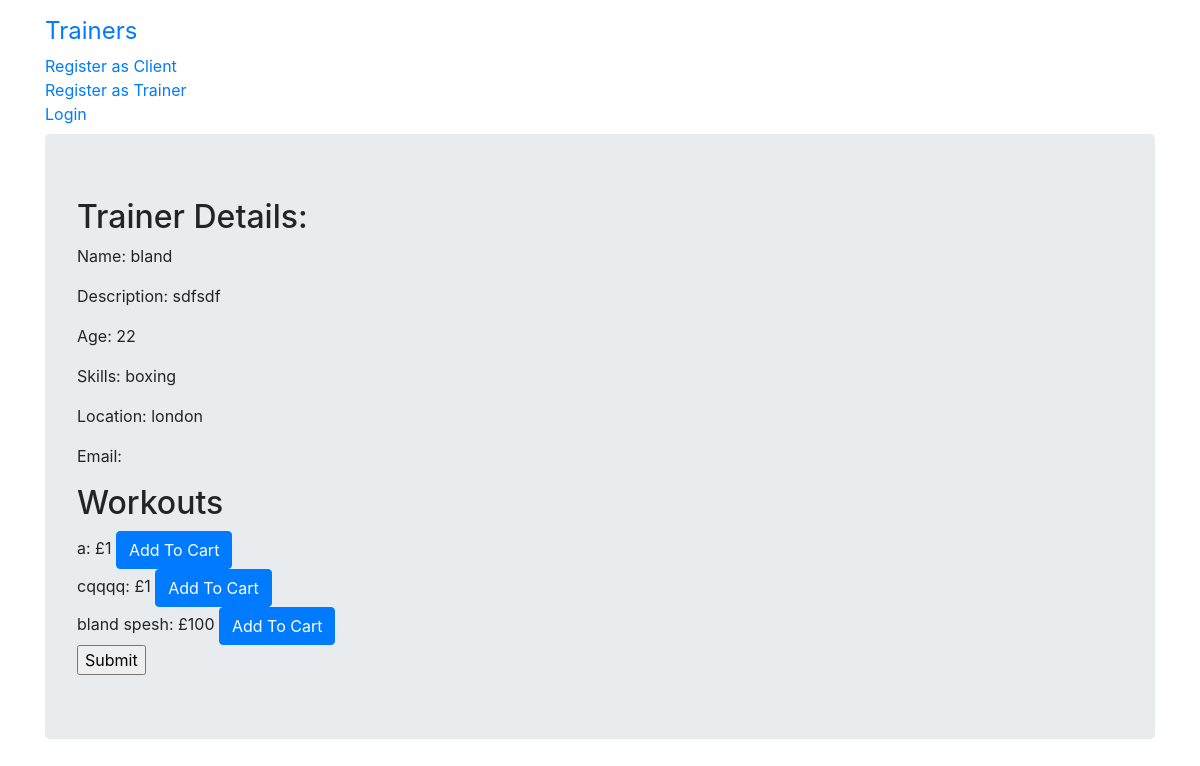
The app's page /trainers/9/ with its own data.
### gym/models.py (models this page shows, shortened)
class TrainerProfile(models.Model):
    user = models.OneToOneField(User,on_delete=models.CASCADE,primary_key=True)
    name = models.CharField(max_length=100,null=True)
    description = models.TextField()
    age = models.PositiveIntegerField(null=True)
    gender = models.CharField(max_length=30,null=True)
    location = models.CharField(max_length=30,null=True)
    skills = models.CharField(max_length=30,null=True)
    profile_img = models.ImageField(upload_to='profile_image', blank=True)

class User(AbstractUser):
    is_trainer = models.BooleanField(default=False)
    is_client= models.BooleanField(default=False)

class Workout(models.Model):
    trainer = models.ForeignKey(TrainerProfile,on_delete=models.CASCADE ,related_name='workouts')
    name = models.CharField(max_length=200,null=True)
    price = models.IntegerField()

### gym/views.py (the view)
# urls.py: path('trainers/<pk>/',views.TrainerDetailView.as_view(),name='trainer_detail'),
class TrainerDetailView(DetailView):
    context_object_name = 'trainer_detail'
    model = TrainerProfile
    template_name = 'gym/trainer_detail.html'

### gym/templates/gym/trainer_detail.html (shortened to what this page needs)
{% extends 'base.html' %}
{% block content%}
<div class="jumbotron">
  <h2>Trainer Details: </h2>
  <p>Name: {{trainer_detail.user.username }}</p>
  <p>Description: {{trainer_detail.description}}</p>
  <p>Age: {{ trainer_detail.age }}</p>
  <p>Skills: {{ trainer_detail.skills }}</p>
  <p>Location: {{ trainer_detail.location}}</p>
  <p>Email: {{ trainer_detail.user.email }}</p>
  <h2>Workouts</h2>
  {% if user.is_trainer %}
  <form action="{% url 'gym:trainer_detail' pk=trainer_detail.pk %}" method="POST">
    {% csrf_token %}
    {% for workout in trainer_detail.workouts.all %}
    {{ workout.name }}: £{{ workout.price }}
    <input type="radio" name="workout" value="{{ workout.price }}">
    <p> <a class="btn btn-warning" href="{% url 'gym:workout_update' pk=workout.pk %}">Update</a>  <a class="btn btn-warning" href="{% url 'gym:workout_remove' pk=workout.pk %}">Delete</a> </p>
    <br>
    {% endfor%}
</form>
</div>
<div class="container">
  <p> <a class="btn btn-success" href="{% url 'gym:addWorkout' pk=trainer_detail.pk %}">Add New Workout</a> </p>
  <p> <a class="btn btn-success" href="{% url 'gym:trainer_update' pk=trainer_detail.pk %}">Update Profile</a> </p>
</div>
  {% else %}
  <form action="{% url 'gym:trainer_detail' pk=trainer_detail.pk %}" method="GET">
    {% for workout in trainer_detail.workouts.all %}
    {{ workout.name }}: £{{ workout.price }}
    <a class="btn btn-primary" href="{% url 'cart:add_cart' pk=workout.pk %}">Add To Cart</a>
    <br>
    {% endfor%}
    <input type="submit" value="Submit">
</form>
{% endif %}
{% endblock %}

### records on screen
TrainerProfile: user.username "bland", description "sdfsdf", age "22", skills "boxing", location "london"
Workout: name "a", price "1"
Workout: name "cqqqq", price "1"
Workout: name "bland spesh", price "100"
